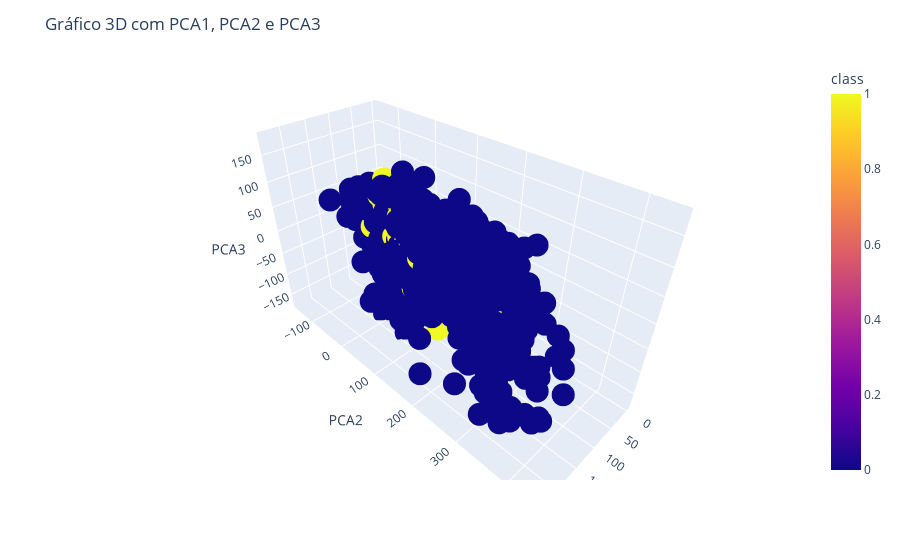

The code cell stored with this chart in its notebook:
### Markdown cell above
##### DISTRIBUIÇÃO DAS PARTÍCULAS EM RELAÇÃO AOS 3 COMPONENTES PRINCIPAIS

### Code cell
# Gráfico 3D interativo
fig = px.scatter_3d(df_pca, x='PCA1', y='PCA2', z='PCA3', color='class')

# Título
fig.update_layout(title='Gráfico 3D com PCA1, PCA2 e PCA3')

# Exibir o gráfico
fig.show()

### Figure 1 — Plotly figure (JSON) as saved in the notebook; plotly's stock layout.template omitted (floating-point values rounded to 4 significant figures; data arrays with more than 128 entries replaced by an {"elided": "..."} marker saying what was removed)
{"data": [{"hovertemplate": "PCA1=%{x}<br>PCA2=%{y}<br>PCA3=%{z}<br>class=%{marker.color}<extra></extra>", "legendgroup": "", "marker": {"color": {"elided": "19020 int values"}, "coloraxis": "coloraxis", "symbol": "circle"}, "mode": "markers", "name": "", "scene": "scene", "showlegend": false, "type": "scatter3d", "x": {"elided": "19020 float values"}, "y": {"elided": "19020 float values"}, "z": {"elided": "19020 float values"}}], "layout": {"coloraxis": {"colorbar": {"title": {"text": "class"}}, "colorscale": [[0, "#0d0887"], [0.1111, "#46039f"], [0.2222, "#7201a8"], [0.3333, "#9c179e"], [0.4444, "#bd3786"], [0.5556, "#d8576b"], [0.6667, "#ed7953"], [0.7778, "#fb9f3a"], [0.8889, "#fdca26"], [1, "#f0f921"]]}, "legend": {"tracegroupgap": 0}, "margin": {"t": 60}, "scene": {"domain": {"x": [0, 1], "y": [0, 1]}, "xaxis": {"title": {"text": "PCA1"}}, "yaxis": {"title": {"text": "PCA2"}}, "zaxis": {"title": {"text": "PCA3"}}}, "title": {"text": "Gráfico 3D com PCA1, PCA2 e PCA3"}}}
